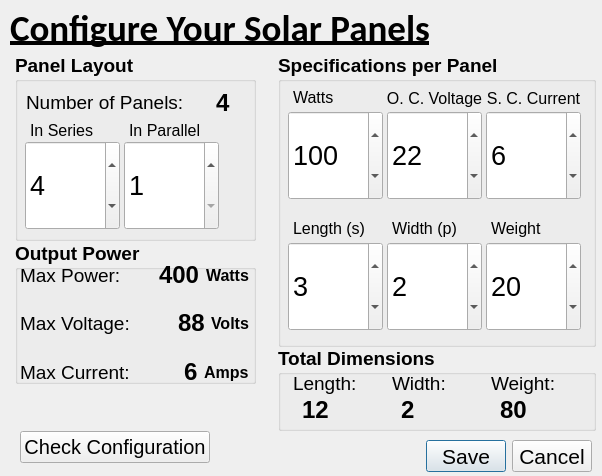
<?xml version="1.0" encoding="UTF-8"?>
<ui version="4.0">
 <class>SolarPanel_ConfigPage</class>
 <widget class="QDialog" name="SolarPanel_ConfigPage">
  <property name="geometry">
   <rect>
    <x>0</x>
    <y>0</y>
    <width>602</width>
    <height>476</height>
   </rect>
  </property>
  <property name="font">
   <font>
    <pointsize>12</pointsize>
    <weight>50</weight>
    <bold>false</bold>
   </font>
  </property>
  <property name="windowTitle">
   <string>Dialog</string>
  </property>
  <widget class="QDialogButtonBox" name="buttonBox">
   <property name="enabled">
    <bool>true</bool>
   </property>
   <property name="geometry">
    <rect>
     <x>425</x>
     <y>440</y>
     <width>167</width>
     <height>32</height>
    </rect>
   </property>
   <property name="font">
    <font>
     <pointsize>16</pointsize>
    </font>
   </property>
   <property name="orientation">
    <enum>Qt::Horizontal</enum>
   </property>
   <property name="standardButtons">
    <set>QDialogButtonBox::Cancel|QDialogButtonBox::Save</set>
   </property>
   <property name="centerButtons">
    <bool>true</bool>
   </property>
  </widget>
  <widget class="QLabel" name="label_17">
   <property name="geometry">
    <rect>
     <x>10</x>
     <y>7</y>
     <width>591</width>
     <height>41</height>
    </rect>
   </property>
   <property name="font">
    <font>
     <family>Calibri</family>
     <pointsize>28</pointsize>
     <weight>75</weight>
     <bold>true</bold>
     <underline>true</underline>
    </font>
   </property>
   <property name="text">
    <string>Configure Your Solar Panels</string>
   </property>
  </widget>
  <widget class="QGroupBox" name="groupBox">
   <property name="geometry">
    <rect>
     <x>15</x>
     <y>53</y>
     <width>241</width>
     <height>188</height>
    </rect>
   </property>
   <property name="font">
    <font>
     <pointsize>14</pointsize>
     <weight>75</weight>
     <bold>true</bold>
    </font>
   </property>
   <property name="title">
    <string>Panel Layout</string>
   </property>
   <widget class="QWidget" name="layoutWidget">
    <property name="geometry">
     <rect>
      <x>11</x>
      <y>33</y>
      <width>205</width>
      <height>33</height>
     </rect>
    </property>
    <layout class="QHBoxLayout" name="horizontalLayout">
     <item>
      <widget class="QLabel" name="label">
       <property name="font">
        <font>
         <pointsize>14</pointsize>
         <weight>50</weight>
         <bold>false</bold>
        </font>
       </property>
       <property name="text">
        <string>Number of Panels:</string>
       </property>
      </widget>
     </item>
     <item>
      <spacer name="horizontalSpacer">
       <property name="orientation">
        <enum>Qt::Horizontal</enum>
       </property>
       <property name="sizeHint" stdset="0">
        <size>
         <width>40</width>
         <height>20</height>
        </size>
       </property>
      </spacer>
     </item>
     <item>
      <widget class="QLabel" name="lbl_NumTotalPanels">
       <property name="font">
        <font>
         <pointsize>18</pointsize>
         <weight>75</weight>
         <bold>true</bold>
        </font>
       </property>
       <property name="text">
        <string>4</string>
       </property>
      </widget>
     </item>
    </layout>
   </widget>
   <widget class="QSpinBox" name="sbox_SeriesPanels">
    <property name="geometry">
     <rect>
      <x>10</x>
      <y>88</y>
      <width>95</width>
      <height>89</height>
     </rect>
    </property>
    <property name="sizePolicy">
     <sizepolicy hsizetype="Minimum" vsizetype="Fixed">
      <horstretch>0</horstretch>
      <verstretch>0</verstretch>
     </sizepolicy>
    </property>
    <property name="maximumSize">
     <size>
      <width>16777214</width>
      <height>16777215</height>
     </size>
    </property>
    <property name="font">
     <font>
      <pointsize>20</pointsize>
      <weight>50</weight>
      <bold>false</bold>
     </font>
    </property>
    <property name="frame">
     <bool>true</bool>
    </property>
    <property name="readOnly">
     <bool>false</bool>
    </property>
    <property name="buttonSymbols">
     <enum>QAbstractSpinBox::UpDownArrows</enum>
    </property>
    <property name="accelerated">
     <bool>true</bool>
    </property>
    <property name="minimum">
     <number>1</number>
    </property>
    <property name="maximum">
     <number>20</number>
    </property>
    <property name="value">
     <number>4</number>
    </property>
   </widget>
   <widget class="QLabel" name="label_4">
    <property name="geometry">
     <rect>
      <x>15</x>
      <y>69</y>
      <width>64</width>
      <height>16</height>
     </rect>
    </property>
    <property name="font">
     <font>
      <pointsize>12</pointsize>
      <weight>50</weight>
      <bold>false</bold>
     </font>
    </property>
    <property name="text">
     <string>In Series</string>
    </property>
   </widget>
   <widget class="QLabel" name="label_5">
    <property name="geometry">
     <rect>
      <x>114</x>
      <y>69</y>
      <width>74</width>
      <height>16</height>
     </rect>
    </property>
    <property name="font">
     <font>
      <pointsize>12</pointsize>
      <weight>50</weight>
      <bold>false</bold>
     </font>
    </property>
    <property name="text">
     <string>In Parallel</string>
    </property>
   </widget>
   <widget class="QSpinBox" name="sbox_ParallelPanels">
    <property name="geometry">
     <rect>
      <x>109</x>
      <y>88</y>
      <width>95</width>
      <height>89</height>
     </rect>
    </property>
    <property name="sizePolicy">
     <sizepolicy hsizetype="Minimum" vsizetype="Fixed">
      <horstretch>0</horstretch>
      <verstretch>0</verstretch>
     </sizepolicy>
    </property>
    <property name="maximumSize">
     <size>
      <width>16777214</width>
      <height>16777215</height>
     </size>
    </property>
    <property name="font">
     <font>
      <pointsize>20</pointsize>
      <weight>50</weight>
      <bold>false</bold>
     </font>
    </property>
    <property name="frame">
     <bool>true</bool>
    </property>
    <property name="readOnly">
     <bool>false</bool>
    </property>
    <property name="buttonSymbols">
     <enum>QAbstractSpinBox::UpDownArrows</enum>
    </property>
    <property name="accelerated">
     <bool>true</bool>
    </property>
    <property name="minimum">
     <number>1</number>
    </property>
    <property name="maximum">
     <number>20</number>
    </property>
    <property name="value">
     <number>1</number>
    </property>
   </widget>
  </widget>
  <widget class="QGroupBox" name="groupBox_2">
   <property name="geometry">
    <rect>
     <x>278</x>
     <y>53</y>
     <width>318</width>
     <height>294</height>
    </rect>
   </property>
   <property name="font">
    <font>
     <pointsize>14</pointsize>
     <weight>75</weight>
     <bold>true</bold>
    </font>
   </property>
   <property name="title">
    <string>Specifications per Panel</string>
   </property>
   <widget class="QSpinBox" name="sbox_Panel_Wattage">
    <property name="geometry">
     <rect>
      <x>10</x>
      <y>58</y>
      <width>95</width>
      <height>89</height>
     </rect>
    </property>
    <property name="sizePolicy">
     <sizepolicy hsizetype="Minimum" vsizetype="Fixed">
      <horstretch>0</horstretch>
      <verstretch>0</verstretch>
     </sizepolicy>
    </property>
    <property name="maximumSize">
     <size>
      <width>16777214</width>
      <height>16777215</height>
     </size>
    </property>
    <property name="font">
     <font>
      <pointsize>20</pointsize>
      <weight>50</weight>
      <bold>false</bold>
     </font>
    </property>
    <property name="frame">
     <bool>true</bool>
    </property>
    <property name="readOnly">
     <bool>false</bool>
    </property>
    <property name="buttonSymbols">
     <enum>QAbstractSpinBox::UpDownArrows</enum>
    </property>
    <property name="accelerated">
     <bool>true</bool>
    </property>
    <property name="minimum">
     <number>1</number>
    </property>
    <property name="maximum">
     <number>500</number>
    </property>
    <property name="singleStep">
     <number>5</number>
    </property>
    <property name="value">
     <number>100</number>
    </property>
   </widget>
   <widget class="QLabel" name="label_6">
    <property name="geometry">
     <rect>
      <x>15</x>
      <y>36</y>
      <width>64</width>
      <height>16</height>
     </rect>
    </property>
    <property name="font">
     <font>
      <pointsize>12</pointsize>
      <weight>50</weight>
      <bold>false</bold>
     </font>
    </property>
    <property name="text">
     <string>Watts</string>
    </property>
   </widget>
   <widget class="QPushButton" name="pb_OpenCircuitVoltage">
    <property name="geometry">
     <rect>
      <x>105</x>
      <y>29</y>
      <width>103</width>
      <height>32</height>
     </rect>
    </property>
    <property name="font">
     <font>
      <pointsize>12</pointsize>
      <weight>50</weight>
      <bold>false</bold>
     </font>
    </property>
    <property name="text">
     <string>O. C. Voltage</string>
    </property>
    <property name="flat">
     <bool>true</bool>
    </property>
   </widget>
   <widget class="QSpinBox" name="sbox_OCVoltage">
    <property name="geometry">
     <rect>
      <x>109</x>
      <y>58</y>
      <width>95</width>
      <height>89</height>
     </rect>
    </property>
    <property name="sizePolicy">
     <sizepolicy hsizetype="Minimum" vsizetype="Fixed">
      <horstretch>0</horstretch>
      <verstretch>0</verstretch>
     </sizepolicy>
    </property>
    <property name="maximumSize">
     <size>
      <width>16777214</width>
      <height>16777215</height>
     </size>
    </property>
    <property name="font">
     <font>
      <pointsize>20</pointsize>
      <weight>50</weight>
      <bold>false</bold>
     </font>
    </property>
    <property name="frame">
     <bool>true</bool>
    </property>
    <property name="readOnly">
     <bool>false</bool>
    </property>
    <property name="buttonSymbols">
     <enum>QAbstractSpinBox::UpDownArrows</enum>
    </property>
    <property name="accelerated">
     <bool>true</bool>
    </property>
    <property name="minimum">
     <number>1</number>
    </property>
    <property name="maximum">
     <number>50</number>
    </property>
    <property name="singleStep">
     <number>1</number>
    </property>
    <property name="value">
     <number>22</number>
    </property>
   </widget>
   <widget class="QPushButton" name="pb_ShortCircuitCurrent">
    <property name="geometry">
     <rect>
      <x>204</x>
      <y>29</y>
      <width>103</width>
      <height>32</height>
     </rect>
    </property>
    <property name="font">
     <font>
      <pointsize>12</pointsize>
      <weight>50</weight>
      <bold>false</bold>
     </font>
    </property>
    <property name="text">
     <string>S. C. Current</string>
    </property>
    <property name="flat">
     <bool>true</bool>
    </property>
   </widget>
   <widget class="QSpinBox" name="sbox_SCCurrent">
    <property name="geometry">
     <rect>
      <x>208</x>
      <y>58</y>
      <width>95</width>
      <height>89</height>
     </rect>
    </property>
    <property name="sizePolicy">
     <sizepolicy hsizetype="Minimum" vsizetype="Fixed">
      <horstretch>0</horstretch>
      <verstretch>0</verstretch>
     </sizepolicy>
    </property>
    <property name="maximumSize">
     <size>
      <width>16777214</width>
      <height>16777215</height>
     </size>
    </property>
    <property name="font">
     <font>
      <pointsize>20</pointsize>
      <weight>50</weight>
      <bold>false</bold>
     </font>
    </property>
    <property name="frame">
     <bool>true</bool>
    </property>
    <property name="readOnly">
     <bool>false</bool>
    </property>
    <property name="buttonSymbols">
     <enum>QAbstractSpinBox::UpDownArrows</enum>
    </property>
    <property name="accelerated">
     <bool>true</bool>
    </property>
    <property name="minimum">
     <number>1</number>
    </property>
    <property name="maximum">
     <number>30</number>
    </property>
    <property name="singleStep">
     <number>1</number>
    </property>
    <property name="value">
     <number>6</number>
    </property>
   </widget>
   <widget class="QLabel" name="label_8">
    <property name="geometry">
     <rect>
      <x>15</x>
      <y>163</y>
      <width>79</width>
      <height>25</height>
     </rect>
    </property>
    <property name="font">
     <font>
      <pointsize>12</pointsize>
      <weight>50</weight>
      <bold>false</bold>
     </font>
    </property>
    <property name="text">
     <string>Length (s)</string>
    </property>
   </widget>
   <widget class="QSpinBox" name="sbox_Length">
    <property name="geometry">
     <rect>
      <x>10</x>
      <y>189</y>
      <width>95</width>
      <height>89</height>
     </rect>
    </property>
    <property name="sizePolicy">
     <sizepolicy hsizetype="Minimum" vsizetype="Fixed">
      <horstretch>0</horstretch>
      <verstretch>0</verstretch>
     </sizepolicy>
    </property>
    <property name="maximumSize">
     <size>
      <width>16777214</width>
      <height>16777215</height>
     </size>
    </property>
    <property name="font">
     <font>
      <pointsize>20</pointsize>
      <weight>50</weight>
      <bold>false</bold>
     </font>
    </property>
    <property name="frame">
     <bool>true</bool>
    </property>
    <property name="readOnly">
     <bool>false</bool>
    </property>
    <property name="buttonSymbols">
     <enum>QAbstractSpinBox::UpDownArrows</enum>
    </property>
    <property name="accelerated">
     <bool>true</bool>
    </property>
    <property name="minimum">
     <number>1</number>
    </property>
    <property name="maximum">
     <number>1000</number>
    </property>
    <property name="singleStep">
     <number>1</number>
    </property>
    <property name="value">
     <number>3</number>
    </property>
   </widget>
   <widget class="QLabel" name="label_9">
    <property name="geometry">
     <rect>
      <x>114</x>
      <y>163</y>
      <width>72</width>
      <height>25</height>
     </rect>
    </property>
    <property name="font">
     <font>
      <pointsize>12</pointsize>
      <weight>50</weight>
      <bold>false</bold>
     </font>
    </property>
    <property name="text">
     <string>Width (p)</string>
    </property>
   </widget>
   <widget class="QSpinBox" name="sbox_Width">
    <property name="geometry">
     <rect>
      <x>109</x>
      <y>189</y>
      <width>95</width>
      <height>89</height>
     </rect>
    </property>
    <property name="sizePolicy">
     <sizepolicy hsizetype="Minimum" vsizetype="Fixed">
      <horstretch>0</horstretch>
      <verstretch>0</verstretch>
     </sizepolicy>
    </property>
    <property name="maximumSize">
     <size>
      <width>16777214</width>
      <height>16777215</height>
     </size>
    </property>
    <property name="font">
     <font>
      <pointsize>20</pointsize>
      <weight>50</weight>
      <bold>false</bold>
     </font>
    </property>
    <property name="frame">
     <bool>true</bool>
    </property>
    <property name="readOnly">
     <bool>false</bool>
    </property>
    <property name="buttonSymbols">
     <enum>QAbstractSpinBox::UpDownArrows</enum>
    </property>
    <property name="accelerated">
     <bool>true</bool>
    </property>
    <property name="minimum">
     <number>1</number>
    </property>
    <property name="maximum">
     <number>1000</number>
    </property>
    <property name="singleStep">
     <number>1</number>
    </property>
    <property name="value">
     <number>2</number>
    </property>
   </widget>
   <widget class="QLabel" name="label_10">
    <property name="geometry">
     <rect>
      <x>213</x>
      <y>163</y>
      <width>55</width>
      <height>25</height>
     </rect>
    </property>
    <property name="font">
     <font>
      <pointsize>12</pointsize>
      <weight>50</weight>
      <bold>false</bold>
     </font>
    </property>
    <property name="text">
     <string>Weight</string>
    </property>
   </widget>
   <widget class="QSpinBox" name="sbox_Weight">
    <property name="geometry">
     <rect>
      <x>208</x>
      <y>189</y>
      <width>95</width>
      <height>89</height>
     </rect>
    </property>
    <property name="sizePolicy">
     <sizepolicy hsizetype="Minimum" vsizetype="Fixed">
      <horstretch>0</horstretch>
      <verstretch>0</verstretch>
     </sizepolicy>
    </property>
    <property name="maximumSize">
     <size>
      <width>16777214</width>
      <height>16777215</height>
     </size>
    </property>
    <property name="font">
     <font>
      <pointsize>20</pointsize>
      <weight>50</weight>
      <bold>false</bold>
     </font>
    </property>
    <property name="frame">
     <bool>true</bool>
    </property>
    <property name="readOnly">
     <bool>false</bool>
    </property>
    <property name="buttonSymbols">
     <enum>QAbstractSpinBox::UpDownArrows</enum>
    </property>
    <property name="accelerated">
     <bool>true</bool>
    </property>
    <property name="minimum">
     <number>1</number>
    </property>
    <property name="maximum">
     <number>100</number>
    </property>
    <property name="singleStep">
     <number>1</number>
    </property>
    <property name="value">
     <number>20</number>
    </property>
   </widget>
  </widget>
  <widget class="QGroupBox" name="groupBox_3">
   <property name="geometry">
    <rect>
     <x>15</x>
     <y>241</y>
     <width>241</width>
     <height>143</height>
    </rect>
   </property>
   <property name="font">
    <font>
     <pointsize>14</pointsize>
     <weight>75</weight>
     <bold>true</bold>
    </font>
   </property>
   <property name="title">
    <string>Output Power</string>
   </property>
   <widget class="QWidget" name="layoutWidget">
    <property name="geometry">
     <rect>
      <x>5</x>
      <y>20</y>
      <width>229</width>
      <height>125</height>
     </rect>
    </property>
    <layout class="QVBoxLayout" name="verticalLayout">
     <item>
      <layout class="QHBoxLayout" name="horizontalLayout_2">
       <item>
        <widget class="QLabel" name="label_2">
         <property name="font">
          <font>
           <pointsize>14</pointsize>
           <weight>50</weight>
           <bold>false</bold>
          </font>
         </property>
         <property name="text">
          <string>Max Power:</string>
         </property>
        </widget>
       </item>
       <item>
        <spacer name="horizontalSpacer_2">
         <property name="orientation">
          <enum>Qt::Horizontal</enum>
         </property>
         <property name="sizeHint" stdset="0">
          <size>
           <width>40</width>
           <height>20</height>
          </size>
         </property>
        </spacer>
       </item>
       <item>
        <widget class="QLabel" name="lbl_MaxPower">
         <property name="font">
          <font>
           <pointsize>18</pointsize>
           <weight>75</weight>
           <bold>true</bold>
          </font>
         </property>
         <property name="text">
          <string>400</string>
         </property>
        </widget>
       </item>
       <item>
        <widget class="QLabel" name="label_16">
         <property name="font">
          <font>
           <pointsize>12</pointsize>
           <weight>75</weight>
           <bold>true</bold>
          </font>
         </property>
         <property name="text">
          <string>Watts</string>
         </property>
        </widget>
       </item>
      </layout>
     </item>
     <item>
      <spacer name="verticalSpacer">
       <property name="orientation">
        <enum>Qt::Vertical</enum>
       </property>
       <property name="sizeHint" stdset="0">
        <size>
         <width>20</width>
         <height>40</height>
        </size>
       </property>
      </spacer>
     </item>
     <item>
      <layout class="QHBoxLayout" name="horizontalLayout_3">
       <item>
        <widget class="QLabel" name="label_3">
         <property name="font">
          <font>
           <pointsize>14</pointsize>
           <weight>50</weight>
           <bold>false</bold>
          </font>
         </property>
         <property name="text">
          <string>Max Voltage:</string>
         </property>
        </widget>
       </item>
       <item>
        <spacer name="horizontalSpacer_3">
         <property name="orientation">
          <enum>Qt::Horizontal</enum>
         </property>
         <property name="sizeHint" stdset="0">
          <size>
           <width>40</width>
           <height>20</height>
          </size>
         </property>
        </spacer>
       </item>
       <item>
        <widget class="QLabel" name="lbl_MaxVoltage">
         <property name="font">
          <font>
           <pointsize>18</pointsize>
           <weight>75</weight>
           <bold>true</bold>
          </font>
         </property>
         <property name="text">
          <string>88</string>
         </property>
        </widget>
       </item>
       <item>
        <widget class="QLabel" name="label_15">
         <property name="font">
          <font>
           <pointsize>12</pointsize>
           <weight>75</weight>
           <bold>true</bold>
          </font>
         </property>
         <property name="text">
          <string>Volts</string>
         </property>
        </widget>
       </item>
      </layout>
     </item>
     <item>
      <spacer name="verticalSpacer_2">
       <property name="orientation">
        <enum>Qt::Vertical</enum>
       </property>
       <property name="sizeHint" stdset="0">
        <size>
         <width>20</width>
         <height>40</height>
        </size>
       </property>
      </spacer>
     </item>
     <item>
      <layout class="QHBoxLayout" name="horizontalLayout_4">
       <item>
        <widget class="QLabel" name="label_7">
         <property name="font">
          <font>
           <pointsize>14</pointsize>
           <weight>50</weight>
           <bold>false</bold>
          </font>
         </property>
         <property name="text">
          <string>Max Current:</string>
         </property>
        </widget>
       </item>
       <item>
        <spacer name="horizontalSpacer_4">
         <property name="orientation">
          <enum>Qt::Horizontal</enum>
         </property>
         <property name="sizeHint" stdset="0">
          <size>
           <width>40</width>
           <height>20</height>
          </size>
         </property>
        </spacer>
       </item>
       <item>
        <widget class="QLabel" name="lbl_MaxCurrent">
         <property name="font">
          <font>
           <pointsize>18</pointsize>
           <weight>75</weight>
           <bold>true</bold>
          </font>
         </property>
         <property name="text">
          <string>6</string>
         </property>
        </widget>
       </item>
       <item>
        <widget class="QLabel" name="label_14">
         <property name="font">
          <font>
           <pointsize>12</pointsize>
           <weight>75</weight>
           <bold>true</bold>
          </font>
         </property>
         <property name="text">
          <string>Amps</string>
         </property>
        </widget>
       </item>
      </layout>
     </item>
    </layout>
   </widget>
  </widget>
  <widget class="QGroupBox" name="groupBox_4">
   <property name="geometry">
    <rect>
     <x>278</x>
     <y>346</y>
     <width>318</width>
     <height>85</height>
    </rect>
   </property>
   <property name="font">
    <font>
     <pointsize>14</pointsize>
     <weight>75</weight>
     <bold>true</bold>
    </font>
   </property>
   <property name="title">
    <string>Total Dimensions</string>
   </property>
   <widget class="QLabel" name="label_11">
    <property name="geometry">
     <rect>
      <x>15</x>
      <y>26</y>
      <width>65</width>
      <height>23</height>
     </rect>
    </property>
    <property name="font">
     <font>
      <pointsize>14</pointsize>
      <weight>50</weight>
      <bold>false</bold>
     </font>
    </property>
    <property name="text">
     <string>Length:</string>
    </property>
   </widget>
   <widget class="QLabel" name="lbl_TotalLength">
    <property name="geometry">
     <rect>
      <x>24</x>
      <y>49</y>
      <width>58</width>
      <height>29</height>
     </rect>
    </property>
    <property name="font">
     <font>
      <pointsize>18</pointsize>
      <weight>75</weight>
      <bold>true</bold>
     </font>
    </property>
    <property name="text">
     <string>12</string>
    </property>
   </widget>
   <widget class="QLabel" name="label_12">
    <property name="geometry">
     <rect>
      <x>114</x>
      <y>26</y>
      <width>56</width>
      <height>23</height>
     </rect>
    </property>
    <property name="font">
     <font>
      <pointsize>14</pointsize>
      <weight>50</weight>
      <bold>false</bold>
     </font>
    </property>
    <property name="text">
     <string>Width:</string>
    </property>
   </widget>
   <widget class="QLabel" name="lbl_TotalWidth">
    <property name="geometry">
     <rect>
      <x>123</x>
      <y>49</y>
      <width>49</width>
      <height>29</height>
     </rect>
    </property>
    <property name="font">
     <font>
      <pointsize>18</pointsize>
      <weight>75</weight>
      <bold>true</bold>
     </font>
    </property>
    <property name="text">
     <string>2</string>
    </property>
   </widget>
   <widget class="QLabel" name="label_13">
    <property name="geometry">
     <rect>
      <x>213</x>
      <y>26</y>
      <width>65</width>
      <height>23</height>
     </rect>
    </property>
    <property name="font">
     <font>
      <pointsize>14</pointsize>
      <weight>50</weight>
      <bold>false</bold>
     </font>
    </property>
    <property name="text">
     <string>Weight:</string>
    </property>
   </widget>
   <widget class="QLabel" name="lbl_TotalWeight">
    <property name="geometry">
     <rect>
      <x>222</x>
      <y>49</y>
      <width>49</width>
      <height>29</height>
     </rect>
    </property>
    <property name="font">
     <font>
      <pointsize>18</pointsize>
      <weight>75</weight>
      <bold>true</bold>
     </font>
    </property>
    <property name="text">
     <string>80</string>
    </property>
   </widget>
  </widget>
  <widget class="QPushButton" name="pb_CheckConfig">
   <property name="geometry">
    <rect>
     <x>20</x>
     <y>431</y>
     <width>190</width>
     <height>32</height>
    </rect>
   </property>
   <property name="font">
    <font>
     <pointsize>15</pointsize>
     <weight>50</weight>
     <bold>false</bold>
    </font>
   </property>
   <property name="text">
    <string>Check Configuration</string>
   </property>
  </widget>
 </widget>
 <resources/>
 <connections>
  <connection>
   <sender>buttonBox</sender>
   <signal>accepted()</signal>
   <receiver>SolarPanel_ConfigPage</receiver>
   <slot>accept()</slot>
   <hints>
    <hint type="sourcelabel">
     <x>248</x>
     <y>254</y>
    </hint>
    <hint type="destinationlabel">
     <x>157</x>
     <y>274</y>
    </hint>
   </hints>
  </connection>
  <connection>
   <sender>buttonBox</sender>
   <signal>rejected()</signal>
   <receiver>SolarPanel_ConfigPage</receiver>
   <slot>reject()</slot>
   <hints>
    <hint type="sourcelabel">
     <x>316</x>
     <y>260</y>
    </hint>
    <hint type="destinationlabel">
     <x>286</x>
     <y>274</y>
    </hint>
   </hints>
  </connection>
 </connections>
</ui>
